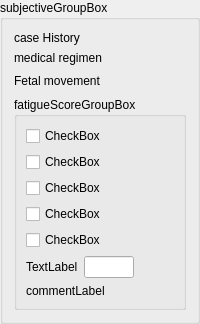
    <widget class="QGroupBox" name="subjectiveGroupBox">
     <property name="title">
      <string>subjectiveGroupBox</string>
     </property>
     <layout class="QGridLayout" name="gridLayout">
      <item row="2" column="0">
       <widget class="QLabel" name="medicalRegimenLabel">
        <property name="text">
         <string>medical regimen</string>
        </property>
       </widget>
      </item>
      <item row="0" column="0">
       <widget class="QLabel" name="caseHistoryLabel">
        <property name="minimumSize">
         <size>
          <width>0</width>
          <height>14</height>
         </size>
        </property>
        <property name="text">
         <string>case History</string>
        </property>
       </widget>
      </item>
      <item row="1" column="0">
       <layout class="QFormLayout" name="caseHistoryFormLayout">
        <property name="fieldGrowthPolicy">
         <enum>QFormLayout::AllNonFixedFieldsGrow</enum>
        </property>
       </layout>
      </item>
      <item row="4" column="0">
       <layout class="QHBoxLayout" name="fetalMovementHorizontalLayout">
        <item>
         <widget class="QLabel" name="fetalMovementLabel">
          <property name="sizePolicy">
           <sizepolicy hsizetype="Minimum" vsizetype="Preferred">
            <horstretch>0</horstretch>
            <verstretch>0</verstretch>
           </sizepolicy>
          </property>
          <property name="text">
           <string>Fetal movement</string>
          </property>
         </widget>
        </item>
        <item>
         <layout class="QHBoxLayout" name="fetalMovementRadioLayout"/>
        </item>
        <item>
         <spacer name="horizontalSpacer_4">
          <property name="orientation">
           <enum>Qt::Horizontal</enum>
          </property>
          <property name="sizeHint" stdset="0">
           <size>
            <width>40</width>
            <height>20</height>
           </size>
          </property>
         </spacer>
        </item>
       </layout>
      </item>
      <item row="5" column="0">
       <widget class="QGroupBox" name="subjectiveFatigueScoreGroupBox">
        <property name="title">
         <string>fatigueScoreGroupBox</string>
        </property>
        <layout class="QVBoxLayout" name="verticalLayout_14">
         <item>
          <layout class="QVBoxLayout" name="verticalLayout_11">
           <item>
            <widget class="QCheckBox" name="standingCheck">
             <property name="text">
              <string>CheckBox</string>
             </property>
            </widget>
           </item>
           <item>
            <widget class="QCheckBox" name="industrialCheck">
             <property name="text">
              <string>CheckBox</string>
             </property>
            </widget>
           </item>
           <item>
            <widget class="QCheckBox" name="repetitiveCheck">
             <property name="text">
              <string>CheckBox</string>
             </property>
            </widget>
           </item>
           <item>
            <widget class="QCheckBox" name="physicalCheck">
             <property name="text">
              <string>CheckBox</string>
             </property>
            </widget>
           </item>
           <item>
            <widget class="QCheckBox" name="hardnessCheck">
             <property name="text">
              <string>CheckBox</string>
             </property>
            </widget>
           </item>
          </layout>
         </item>
         <item>
          <layout class="QHBoxLayout" name="horizontalLayout_16">
           <item>
            <widget class="QLabel" name="fatigueScoreTotalLabel">
             <property name="sizePolicy">
              <sizepolicy hsizetype="Preferred" vsizetype="Fixed">
               <horstretch>0</horstretch>
               <verstretch>0</verstretch>
              </sizepolicy>
             </property>
             <property name="text">
              <string>TextLabel</string>
             </property>
            </widget>
           </item>
           <item>
            <widget class="QLineEdit" name="fatigueScoreTotalLineEdit">
             <property name="maximumSize">
              <size>
               <width>50</width>
               <height>16777215</height>
              </size>
             </property>
             <property name="readOnly">
              <bool>true</bool>
             </property>
            </widget>
           </item>
           <item>
            <spacer name="horizontalSpacer_7">
             <property name="orientation">
              <enum>Qt::Horizontal</enum>
             </property>
             <property name="sizeHint" stdset="0">
              <size>
               <width>40</width>
               <height>20</height>
              </size>
             </property>
            </spacer>
           </item>
          </layout>
         </item>
         <item>
          <layout class="QVBoxLayout" name="verticalLayout_13">
           <item>
            <widget class="QLabel" name="fatigueScoreCommentLabel">
             <property name="text">
              <string>commentLabel</string>
             </property>
            </widget>
           </item>
           <item>
            <layout class="QVBoxLayout" name="fatigueScoreCommentLayout"/>
           </item>
          </layout>
         </item>
        </layout>
       </widget>
      </item>
      <item row="3" column="0">
       <layout class="QFormLayout" name="medicalRegimenFormLayout"/>
      </item>
     </layout>
    </widget>
